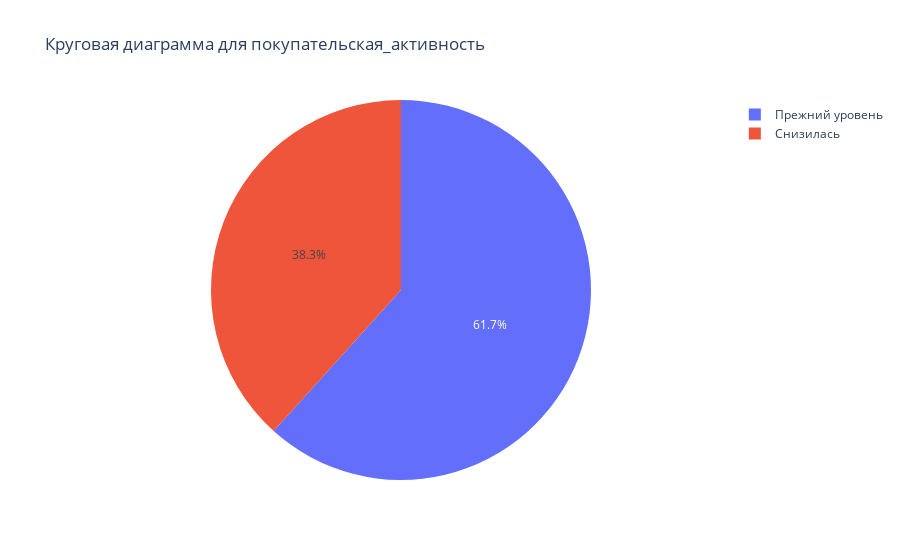
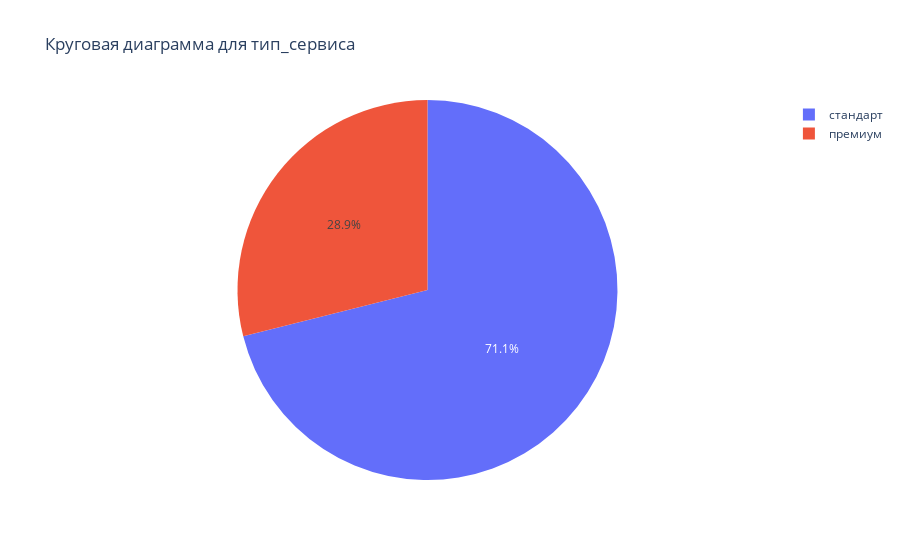
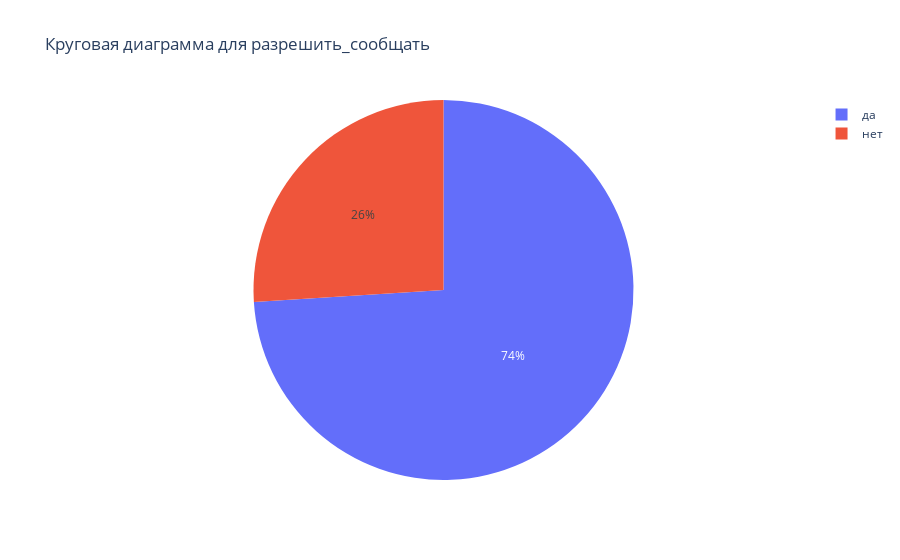
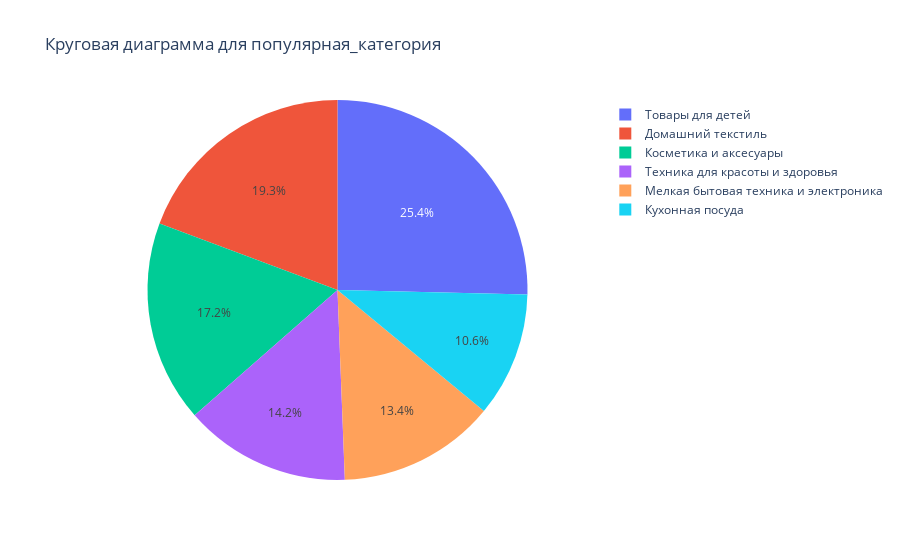

These figures' notebook cell, in order:
### Code cell
create_pie_charts(market_file, cat_columns)

### Figure 1 — Plotly figure (JSON) as saved in the notebook; plotly's stock layout.template omitted (floating-point values rounded to 4 significant figures)
{"data": [{"domain": {"x": [0, 1], "y": [0, 1]}, "hovertemplate": "покупательская_активность=%{label}<br>count=%{value}<extra></extra>", "labels": ["Прежний уровень", "Снизилась"], "legendgroup": "", "name": "", "showlegend": true, "type": "pie", "values": [802, 498]}], "layout": {"legend": {"tracegroupgap": 0}, "title": {"text": "Круговая диаграмма для покупательская_активность"}}}

### Figure 2 — Plotly figure (JSON) as saved in the notebook; plotly's stock layout.template omitted (floating-point values rounded to 4 significant figures)
{"data": [{"domain": {"x": [0, 1], "y": [0, 1]}, "hovertemplate": "тип_сервиса=%{label}<br>count=%{value}<extra></extra>", "labels": ["стандарт", "премиум"], "legendgroup": "", "name": "", "showlegend": true, "type": "pie", "values": [924, 376]}], "layout": {"legend": {"tracegroupgap": 0}, "title": {"text": "Круговая диаграмма для тип_сервиса"}}}

### Figure 3 — Plotly figure (JSON) as saved in the notebook; plotly's stock layout.template omitted (floating-point values rounded to 4 significant figures)
{"data": [{"domain": {"x": [0, 1], "y": [0, 1]}, "hovertemplate": "разрешить_сообщать=%{label}<br>count=%{value}<extra></extra>", "labels": ["да", "нет"], "legendgroup": "", "name": "", "showlegend": true, "type": "pie", "values": [962, 338]}], "layout": {"legend": {"tracegroupgap": 0}, "title": {"text": "Круговая диаграмма для разрешить_сообщать"}}}

### Figure 4 — Plotly figure (JSON) as saved in the notebook; plotly's stock layout.template omitted (floating-point values rounded to 4 significant figures)
{"data": [{"domain": {"x": [0, 1], "y": [0, 1]}, "hovertemplate": "популярная_категория=%{label}<br>count=%{value}<extra></extra>", "labels": ["Товары для детей", "Домашний текстиль", "Косметика и аксесуары", "Техника для красоты и здоровья", "Мелкая бытовая техника и электроника", "Кухонная посуда"], "legendgroup": "", "name": "", "showlegend": true, "type": "pie", "values": [330, 251, 223, 184, 174, 138]}], "layout": {"legend": {"tracegroupgap": 0}, "title": {"text": "Круговая диаграмма для популярная_категория"}}}
